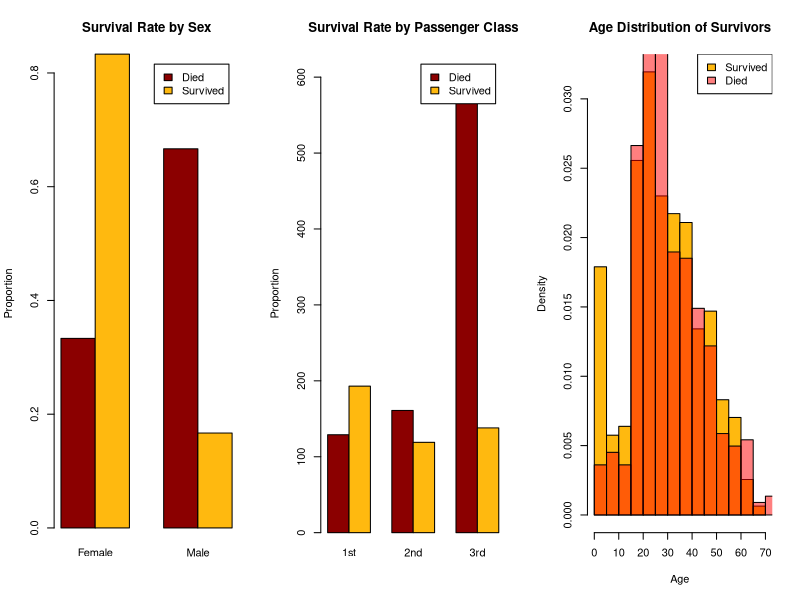
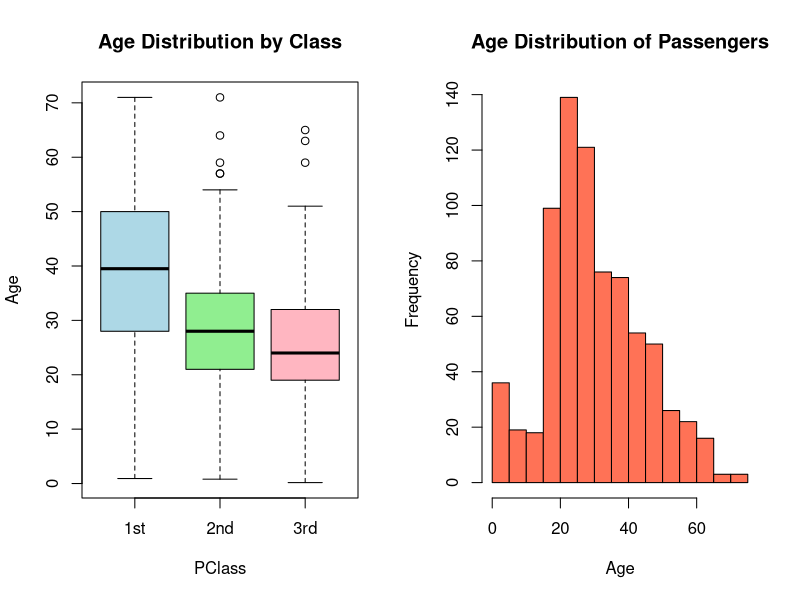

Recreate these plots in R, in order.
## ---- chunk 1
options(digits = 3)
## ---- chunk 2
data_titanic <- as.data.frame(read.table("titanic.txt", header=TRUE))
data_titanic$PClass <- as.factor(data_titanic$PClass)
data_titanic$Sex <- as.factor(data_titanic$Sex)
summary(data_titanic)
## ---- chunk 3
#syrvival rate by sex, class and age
par(mfrow = c(1, 3))

# 1. Survival Rate by Sex
sex_survival <- table(data_titanic$Sex, data_titanic$Survived)
barplot(prop.table(sex_survival, margin = 1), beside = TRUE, 
        col = c("darkred", "darkgoldenrod1"), legend = c("Died", "Survived"),
        main = "Survival Rate by Sex", ylab = "Proportion", 
        names.arg = c("Female", "Male"))  # Explicitly set labels

# 2. Survival Rate by Passenger Class
# Create the contingency table
# Create the contingency table
class_survival <- table(data_titanic$Survived, data_titanic$PClass)

# Plot the bar plot
barplot(class_survival, beside = TRUE, 
        col = c("darkred", "darkgoldenrod1"), 
        legend.text = c("Died", "Survived"),  # Correct legend labels for survival
        main = "Survival Rate by Passenger Class", 
        ylab = "Proportion", 
        names.arg = c("1st", "2nd", "3rd"),  # Set labels for passenger class
        ylim = c(0, max(class_survival) * 1.1))  # Adjust y-axis to fit data

titanic_clean <- na.omit(data_titanic)

# 3. Survival Rate by Age (Histogram)
hist(titanic_clean$Age[titanic_clean$Survived == 1], breaks = 20, col = "darkgoldenrod1", 
     main = "Age Distribution of Survivors", xlab = "Age", freq = FALSE)

# Adding the "Died" histogram on top with a transparent red color
hist(titanic_clean$Age[titanic_clean$Survived == 0], breaks = 20, col = rgb(1, 0, 0, 0.5), 
     add = TRUE, freq = FALSE)

# Legend for the plot
legend("topright", legend = c("Survived", "Died"), fill = c("darkgoldenrod1", rgb(1, 0, 0, 0.5)))

## ---- chunk 4
par(mfrow = c(1, 2))
 #5. Age Distribution by Class (Boxplot)
boxplot(Age ~ PClass, data = titanic_clean, main = "Age Distribution by Class", 
        col = c("lightblue", "lightgreen", "lightpink"), ylab = "Age")

hist(data_titanic$Age, xlab="Age", main="Age Distribution of Passengers", col="coral1")
## ---- chunk 5
sex_class <-xtabs(~PClass+Sex, data=data_titanic)
sex_class
## ---- chunk 6
sex_class_surv <- xtabs(Survived~PClass+Sex, data=data_titanic)
round(sex_class_surv/sex_class, 2)
## ---- chunk 7
add_mod <- glm(Survived ~ PClass + Age + Sex, data = titanic_clean, family = binomial)
summary(add_mod)$coefficients
cat("AIC:", AIC(add_mod))
## ---- chunk 8
summary(glm(Survived~Age*PClass, data=data_titanic, family="binomial"), test="Chisq")$coefficients
cat("AIC:", AIC(glm(Survived ~ Age * PClass, data=data_titanic, family="binomial")))
## ---- chunk 9
summary(glm(Survived~Age*Sex, data=data_titanic, family="binomial"), test="Chisq")$coefficients
cat("AIC:", AIC(glm(Survived ~ Age * Sex, data=data_titanic, family="binomial")))
## ---- chunk 10
final_model <- glm(Survived ~ PClass + Age*Sex, data=data_titanic, family="binomial")
summary(final_model, test="Chisq")$coefficients
cat("AIC:", AIC(glm(Survived ~ PClass + Age*Sex, data=data_titanic, family="binomial")))
## ---- chunk 11
new_data <- expand.grid(Age = 55, PClass = levels(data_titanic$PClass), 
                        Sex = levels(data_titanic$Sex))
probabilities <- predict(final_model, newdata = new_data, type = "response")
cbind(new_data, Survival_Prob = round(probabilities, 3))
## ---- chunk 12
cont_table_class <- table(data_titanic$Survived, data_titanic$PClass)
cont_table_sex <- table(data_titanic$Survived, data_titanic$Sex)
## ---- chunk 13
fisher.test(cont_table_sex)
## ---- chunk 14
chisq_result <- chisq.test(cont_table_class)

# Use cat to print the message and the values
cat("We performed a 2-test to investigate the relationship between PClass and Survived.\n")

cat("Chi-squared value:", chisq_result$statistic, "Degrees of freedom:", chisq_result$parameter, "p-value:", chisq_result$p.value, "\n")
## ---- chunk 15
library(MASS)
data <- read.table("coups.txt", header = TRUE, row.names = 1)

# Transform 'pollib' into a factor, as we think it may not have a linear effect
data$pollib <- as.factor(data$pollib)
## ---- chunk 16
poisson_reg <- glm (miltcoup ~ ., data = data, family = poisson)
summary(poisson_reg)
## ---- chunk 17
poisson_reg1 <- glm(miltcoup ~ oligarchy + pollib + parties + pctvote + popn + size + numregim, 
                    data = data,
                    family = poisson)

poisson_reg2 <- glm(miltcoup ~ oligarchy + pollib + parties + pctvote + popn + numregim, 
                    data = data,
                    family = poisson)

poisson_reg3 <- glm(miltcoup ~ oligarchy + pollib + parties + pctvote + popn, 
                    data = data,
                    family = poisson)

poisson_reg4 <- glm(miltcoup ~ oligarchy + pollib + parties + pctvote, 
                    data = data,
                    family = poisson)
## ---- chunk 18
# Everything p < 0.05
poisson_reg_final <- glm(miltcoup ~ oligarchy + pollib + parties, 
                    data = data,
                    family = poisson)
summary(poisson_reg_final)
## ---- chunk 19
# Get all columns of which to take average
selected_vars <- c("oligarchy", "parties") 

# Compute the means
cols_means <- colMeans(data[, selected_vars])
cols_means

# Create dataset for prediction with pollib as a factor
data2 <- data.frame(pollib = factor(c(0, 1, 2), levels = levels(data$pollib)), 
                    t(cols_means))

# Make prediction
predicted_coups <- predict(poisson_reg_final, newdata = data2, type = 'response')
data.frame(pollib = c(0, 1, 2), predicted_coups = predicted_coups)

